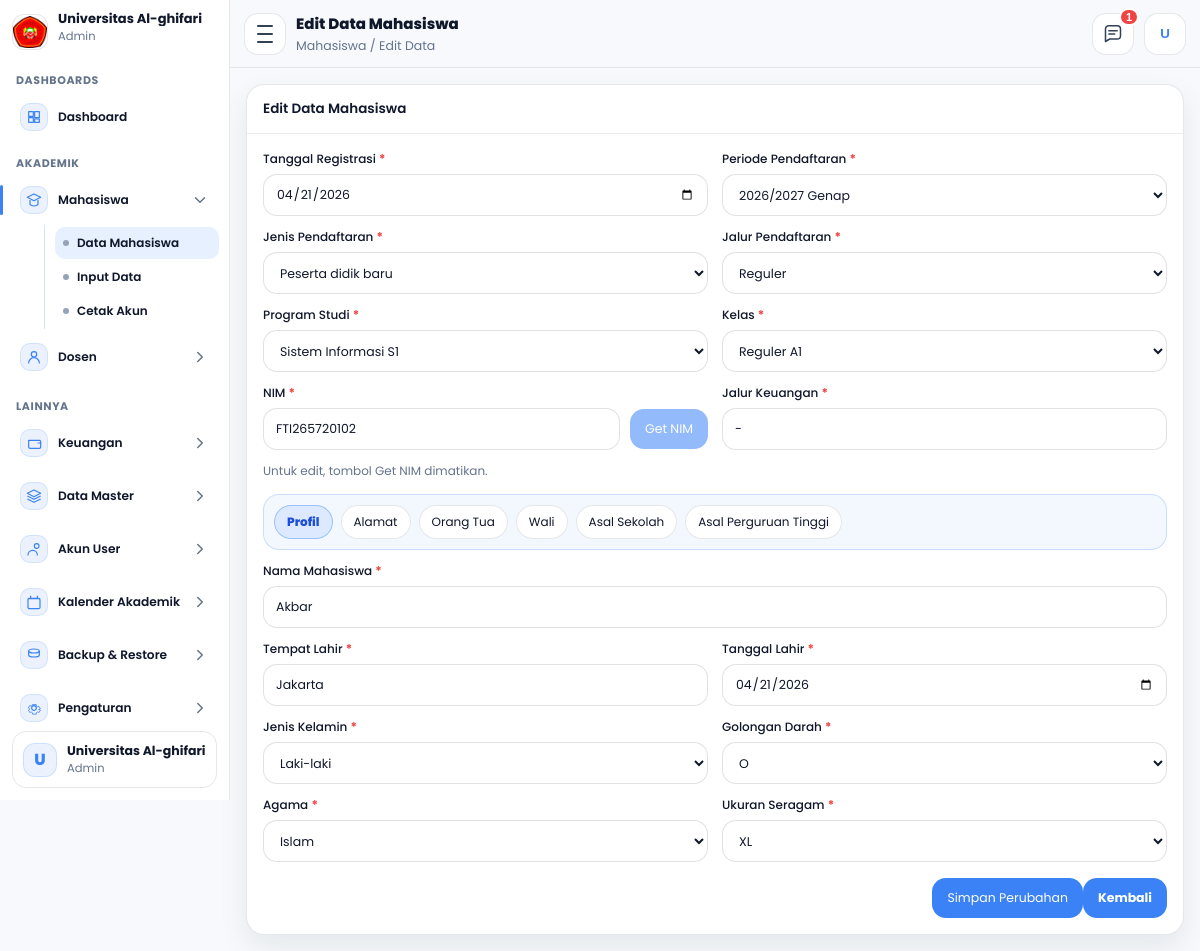
Screenshot of /admin/mahasiswa/editdata.php?id=3 (signed in) with the database file from the repository.
### tables this page shows
CREATE TABLE `mahasiswa` (
  `id_mahasiswa` int NOT NULL,
  `tanggal_registrasi` date NOT NULL,
  `periode_pendaftaran` varchar(60) NOT NULL,
  `jenis_pendaftaran` varchar(60) NOT NULL,
  `jalur_pendaftaran` varchar(60) DEFAULT NULL,
  `program_studi` varchar(100) NOT NULL,
  `kelas` varchar(30) NOT NULL,
  `nim` varchar(30) NOT NULL,
  `jalur_keuangan` varchar(100) NOT NULL,
  `nama_mahasiswa` varchar(150) NOT NULL,
  `tempat_lahir` varchar(100) NOT NULL,
  `tanggal_lahir` date NOT NULL,
  `jenis_kelamin` varchar(20) NOT NULL,
  `golongan_darah` varchar(5) DEFAULT NULL,
  `agama` varchar(30) NOT NULL,
  `ukuran_seragam` varchar(10) NOT NULL,
  `nik` varchar(30) DEFAULT NULL,
  `nisn` varchar(30) DEFAULT NULL,
  `npwp` varchar(30) DEFAULT NULL,
  `kewarganegaraan` enum('WNI','WNA') DEFAULT NULL,
  `provinsi` varchar(100) DEFAULT NULL,
  `kab_kota` varchar(100) DEFAULT NULL,
  `kecamatan` varchar(100) DEFAULT NULL,
  `kelurahan` varchar(100) DEFAULT NULL,
  `jalan` varchar(200) DEFAULT NULL,
  `dusun` varchar(100) DEFAULT NULL,
  `rt` varchar(10) DEFAULT NULL,
  `rw` varchar(10) DEFAULT NULL,
  `kode_pos` varchar(10) DEFAULT NULL,
  `jenis_tinggal` varchar(50) DEFAULT NULL,
  `alat_transportasi` varchar(50) DEFAULT NULL,
  `telepon` varchar(30) DEFAULT NULL,
  `hp` varchar(30) DEFAULT NULL,
  `email` varchar(120) DEFAULT NULL,
  `penerima_kps` enum('Ya','Tidak') DEFAULT NULL,
  `no_kps` varchar(50) DEFAULT NULL,
  `nama_ayah` varchar(150) DEFAULT NULL,
  `tanggal_lahir_ayah` date DEFAULT NULL,
  `pendidikan_ayah` varchar(80) DEFAULT NULL,
  `pekerjaan_ayah` varchar(80) DEFAULT NULL,
  `penghasilan_ayah` varchar(80) DEFAULT NULL,
  `nama_ibu` varchar(150) DEFAULT NULL,
  `tanggal_lahir_ibu` date DEFAULT NULL,
  `pendidikan_ibu` varchar(80) DEFAULT NULL,
  `pekerjaan_ibu` varchar(80) DEFAULT NULL,
  `penghasilan_ibu` varchar(80) DEFAULT NULL,
  `nama_wali` varchar(150) DEFAULT NULL,
  `tanggal_lahir_wali` date DEFAULT NULL,
  `pendidikan_wali` varchar(80) DEFAULT NULL,
  `pekerjaan_wali` varchar(80) DEFAULT NULL,
  `penghasilan_wali` varchar(80) DEFAULT NULL,
  `asal_sekolah` varchar(150) DEFAULT NULL,
  `no_ijazah` varchar(80) DEFAULT NULL,
  `alamat_sekolah` varchar(255) DEFAULT NULL,
  `kodepos_sekolah` varchar(10) DEFAULT NULL,
  `email_sekolah` varchar(120) DEFAULT NULL,
  `telepon_sekolah` varchar(30) DEFAULT NULL,
  `website_sekolah` varchar(120) DEFAULT NULL,
  `asal_jurusan` varchar(120) DEFAULT NULL,
  `sks_diakui` int DEFAULT NULL,
  `asal_perguruan_tinggi` varchar(150) DEFAULT NULL,
  `asal_program_studi` varchar(150) DEFAULT NULL,
  `akun_dicetak` tinyint(1) NOT NULL DEFAULT '0',
  `akun_dicetak_pada` timestamp NULL DEFAULT NULL,
  `id_user` int DEFAULT NULL,
  `dibuat_pada` timestamp NULL DEFAULT CURRENT_TIMESTAMP,
  `diubah_pada` timestamp NULL DEFAULT NULL ON UPDATE CURRENT_TIMESTAMP
);

### admin/mahasiswa/editdata.php (the view, shortened to what this page needs)
<?php
require_once __DIR__ . "/../layout.php";
$id = (int)($_GET['id'] ?? 0);
$stmt = $conn->prepare("SELECT * FROM mahasiswa WHERE id_mahasiswa=? LIMIT 1");
$stmt->bind_param("i", $id);
$stmt->execute();
$rs = $stmt->get_result();
$m = $rs ? $rs->fetch_assoc() : null;
$ops_periode = ["2025/2026 Ganjil","2025/2026 Genap","2026/2027 Ganjil","2026/2027 Genap"];
$ops_jenis_pendaftaran = ["Peserta didik baru","Pindahan","Alih jenjang","Lintas jalur"];
$ops_jalur_pendaftaran = ["","Prestasi","Reguler","RPL"];
$ops_prodi = ["Teknik Informatika S1","Sistem Informasi S1"];
$ops_kelas = ["Reguler","Reguler Sore B","Reguler Sore A","Karyawan MJ","AMIK HASS WD","AMIK HASS WE","Miftahul Huda","Reguler A1","Reguler A2","Reguler A3","Reguler A4","Reguler B1","Reguler B2"];
$ops_jk = ["Laki-laki","Perempuan"];
$ops_goldar = ["A","B","AB","O"];
$ops_agama = ["Islam","Kristen","Katolik","Hindu","Buddha","Konghucu","Lainnya"];
$ops_seragam = ["S","M","L","XL","XXL","XXXL"];
function sel($current, $value){
  return ((string)$current === (string)$value) ? 'selected' : '';
}
?>
<div class="panel">
  <div class="panel-title">Edit Data Mahasiswa</div>
  <div class="panel-body">
    <form class="im-form" id="imForm" action="proses_edit.php" method="post" autocomplete="off">
      <div class="im-grid">
        <div class="im-field">
          <label>Tanggal Registrasi <span>*</span></label>
          <input type="date" id="tanggal_registrasi" name="tanggal_registrasi" required value="<?= e($m['tanggal_registrasi'] ?? '') ?>">
        </div>
        <div class="im-field">
          <label>Periode Pendaftaran <span>*</span></label>
          <select name="periode_pendaftaran" required>
            <?php foreach($ops_periode as $v): ?>
              <option value="<?= e($v) ?>" <?= sel($m['periode_pendaftaran'] ?? '', $v) ?>><?= e($v) ?></option>
            <?php endforeach; ?>
          </select>
        </div>
        <div class="im-field">
          <label>Jenis Pendaftaran <span>*</span></label>
          <select name="jenis_pendaftaran" required>
            <?php foreach($ops_jenis_pendaftaran as $v): ?>
              <option value="<?= e($v) ?>" <?= sel($m['jenis_pendaftaran'] ?? '', $v) ?>><?= e($v) ?></option>
            <?php endforeach; ?>
          </select>
        </div>
        <div class="im-field">
          <label>Jalur Pendaftaran <span>*</span></label>
          <select name="jalur_pendaftaran" required>
            <?php foreach($ops_jalur_pendaftaran as $v): ?>
              <option value="<?= e($v) ?>" <?= sel($m['jalur_pendaftaran'] ?? '', $v) ?>><?= e($v) ?></option>
            <?php endforeach; ?>
          </select>
        </div>
        <div class="im-field">
          <label>Program Studi <span>*</span></label>
          <select id="program_studi" name="program_studi" required>
            <?php foreach($ops_prodi as $v): ?>
              <option value="<?= e($v) ?>" <?= sel($m['program_studi'] ?? '', $v) ?>><?= e($v) ?></option>
            <?php endforeach; ?>
          </select>
        </div>
        <div class="im-field">
          <label>Kelas <span>*</span></label>
          <select name="kelas" required>
            <?php foreach($ops_kelas as $v): ?>
              <option value="<?= e($v) ?>" <?= sel($m['kelas'] ?? '', $v) ?>><?= e($v) ?></option>
            <?php endforeach; ?>
          </select>
        </div>
        <div class="im-field">
          <label>NIM <span>*</span></label>
          <div class="im-inline">
            <input type="text" id="nim" name="nim" required value="<?= e($m['nim'] ?? '') ?>">
            <button class="im-btn im-get is-disabled" type="button" disabled title="Tidak tersedia di Edit">Get NIM</button>
          </div>
          <div class="im-help">Untuk edit, tombol Get NIM dimatikan.</div>
        </div>
        <div class="im-field">
          <label>Jalur Keuangan <span>*</span></label>
          <input type="text" name="jalur_keuangan" required value="<?= e($m['jalur_keuangan'] ?? '') ?>">
        </div>
      </div>
      <div class="im-tabs" role="tablist" aria-label="Tab Edit Mahasiswa">
        <button type="button" class="im-tab active" data-tab="profil" aria-controls="tab-profil">
          Profil <span class="im-alert" data-alert="profil" aria-hidden="true"></span>
        </button>
        <button type="button" class="im-tab" data-tab="alamat" aria-controls="tab-alamat">
          Alamat <span class="im-alert" data-alert="alamat" aria-hidden="true"></span>
        </button>
        <button type="button" class="im-tab" data-tab="ortu" aria-controls="tab-ortu">
          Orang Tua <span class="im-alert" data-alert="ortu" aria-hidden="true"></span>
        </button>
        <button type="button" class="im-tab" data-tab="wali" aria-controls="tab-wali">
          Wali <span class="im-alert" data-alert="wali" aria-hidden="true"></span>
        </button>
        <button type="button" class="im-tab" data-tab="asalsekolah" aria-controls="tab-asalsekolah">
          Asal Sekolah <span class="im-alert" data-alert="asalsekolah" aria-hidden="true"></span>
        </button>
        <button type="button" class="im-tab" data-tab="asalpt" aria-controls="tab-asalpt">
          Asal Perguruan Tinggi <span class="im-alert" data-alert="asalpt" aria-hidden="true"></span>
        </button>
      </div>
      <div class="im-panels">
        <section class="im-panel active" id="tab-profil" role="tabpanel">
          <div class="im-grid">
            <div class="im-field im-full">
              <label>Nama Mahasiswa <span>*</span></label>
              <input type="text" name="nama_mahasiswa" required value="<?= e($m['nama_mahasiswa'] ?? '') ?>">
            </div>
            <div class="im-field">
              <label>Tempat Lahir <span>*</span></label>
              <input type="text" name="tempat_lahir" required value="<?= e($m['tempat_lahir'] ?? '') ?>">
            </div>
            <div class="im-field">
              <label>Tanggal Lahir <span>*</span></label>
              <input type="date" name="tanggal_lahir" required value="<?= e($m['tanggal_lahir'] ?? '') ?>">
            </div>
            <div class="im-field">
              <label>Jenis Kelamin <span>*</span></label>
              <select name="jenis_kelamin" required>
                <?php foreach($ops_jk as $v): ?>
                  <option value="<?= e($v) ?>" <?= sel($m['jenis_kelamin'] ?? '', $v) ?>><?= e($v) ?></option>
                <?php endforeach; ?>
              </select>
            </div>
            <div class="im-field">
              <label>Golongan Darah <span>*</span></label>
              <select name="golongan_darah" required>
                <?php foreach($ops_goldar as $v): ?>
                  <option value="<?= e($v) ?>" <?= sel($m['golongan_darah'] ?? '', $v) ?>><?= e($v) ?></option>
                <?php endforeach; ?>
              </select>
            </div>
            <div class="im-field">
              <label>Agama <span>*</span></label>
              <select name="agama" required>
                <?php foreach($ops_agama as $v): ?>
                  <option value="<?= e($v) ?>" <?= sel($m['agama'] ?? '', $v) ?>><?= e($v) ?></option>
                <?php endforeach; ?>
              </select>
            </div>
            <div class="im-field">
              <label>Ukuran Seragam <span>*</span></label>
              <select name="ukuran_seragam" required>
                <?php foreach($ops_seragam as $v): ?>
                  <option value="<?= e($v) ?>" <?= sel($m['ukuran_seragam'] ?? '', $v) ?>><?= e($v) ?></option>
                <?php endforeach; ?>
              </select>
            </div>
          </div>
        </section>
      </div>
      <div class="im-actions">
        <button class="im-btn" type="submit" id="btnSubmit">Simpan Perubahan</button>
        <a class="im-btn ghost" href="data.php">Kembali</a>
      </div>
    </form>
  </div>
</div>

### css/css_admin/dashboard.css (style rules this page uses)
:root { --font: "Poppins", system-ui, -apple-system, Segoe UI, Roboto, Arial, sans-serif; --bg:#f7f9fc; --panel:#ffffff; --text:#0f172a; --muted:#64748b; --blue:#3b82f6; --blueSoft: rgba(59,130,246,.10); --blueHover: rgba(59,130,246,.08); --stroke: rgba(15,23,42,.10); --shadow: 0 12px 30px rgba(15,23,42,.08); --sideW: 230px; }
* { box-sizing:border-box; }
html,body { height:100%; }
body { margin:0; font-family: var(--font); background: var(--bg); color: var(--text); }

### css/css_admin/mahasiswa/inputmahasiswa.css (style rules this page uses)
.content .panel { background:#fff; border: 1px solid var(--stroke); border-radius: 18px; box-shadow: var(--shadow); overflow: hidden; }
.content .panel-title { padding: 14px 16px; border-bottom: 1px solid rgba(15,23,42,.08); font-weight: 600; font-size: 13.5px; }
.content .panel-body { padding: 16px; }
.content .panel input, .content .panel select, .content .panel button, .content .panel textarea { font-family: var(--font); font-weight: 400; }
.content .im-form { width: 100%; }
.content .im-grid { display:grid; grid-template-columns: repeat(2, minmax(0, 1fr)); gap: 12px 14px; }
.content .im-field { display:flex; flex-direction: column; gap: 6px; min-width: 0; }
.content .im-field label { font-size: 12px; font-weight: 500; color: var(--text); }
.content .im-field label span { color:#ef4444; font-weight: 700; }
.content .im-full { grid-column: 1 / -1; }
.content .im-field input, .content .im-field select { height: 42px; padding: 0 12px; border-radius: 14px; border: 1px solid rgba(15,23,42,.12); background:#fff; color: var(--text); outline: none; font-size: 12.5px; transition: border-color .14s ease, box-shadow .14s ease; }
.content .im-inline { display:flex; gap: 10px; align-items:center; }
.content .im-inline input { flex: 1; min-width: 0; }
.content .im-btn { height: 40px; padding: 0 14px; border-radius: 14px; border: 1px solid rgba(59,130,246,.22); background: var(--blue); color:#fff; font-weight: 700; font-size: 12.5px; text-decoration:none; display:inline-flex; align-items:center; justify-content:center; cursor:pointer; transition: transform .06s ease, filter .12s ease; }
.content .im-btn.im-get { white-space: nowrap; }
.content .im-tabs { margin-top: 14px; display:flex; flex-wrap: wrap; gap: 8px; padding: 10px; border-radius: 16px; border: 1px solid rgba(59,130,246,.22); background: rgba(59,130,246,.06); }
.content .im-tab { border: 1px solid rgba(15,23,42,.10); background:#fff; color: var(--text); height: 34px; padding: 0 12px; border-radius: 999px; font-size: 12px; font-weight: 600; cursor:pointer; transition: background .14s ease, border-color .14s ease; }
.content .im-tab.active { border-color: rgba(59,130,246,.40); background: rgba(59,130,246,.12); color: #1d4ed8; font-weight: 800; }
.content .im-panels { margin-top: 12px; }
.content .im-panel { display:none; }
.content .im-panel.active { display:block; }
.content .im-actions { margin-top: 16px; display:flex; justify-content:flex-end; }
.content .im-tab { position: relative; }
html, body { scrollbar-width: none; -ms-overflow-style: none; }

### css/css_admin/mahasiswa/editdata.css (style rules this page uses)
.im-help { font-size: 12px; color: #64748b; margin-top: 6px; }
.im-get.is-disabled { opacity: .55; cursor: not-allowed; }
.im-tab { position: relative; }

### rows the page displays
mahasiswa: tanggal_registrasi "04/21/2026", periode_pendaftaran "2026/2027 Genap", jenis_pendaftaran "Peserta didik baru", jalur_pendaftaran "Reguler", program_studi "Sistem Informasi S1", kelas "Reguler A1", nim "FTI265720102", jalur_keuangan "-", nama_mahasiswa "Akbar", tempat_lahir "Jakarta", tanggal_lahir "04/21/2026", jenis_kelamin "Laki-laki", golongan_darah "O", agama "Islam", ukuran_seragam "XL"

### other values shown
$nama_tampil "Universitas Al-ghifari"
$g['title'] "DASHBOARDS"
$it['label'] "Dashboard"
$g['title'] "AKADEMIK"
$it['label'] "Mahasiswa"
$c['label'] "Data Mahasiswa"
$c['label'] "Input Data"
$c['label'] "Cetak Akun"
$it['label'] "Dosen"
$g['title'] "LAINNYA"
$it['label'] "Keuangan"
$it['label'] "Data Master"
$it['label'] "Akun User"
$it['label'] "Kalender Akademik"
$it['label'] "Backup & Restore"
